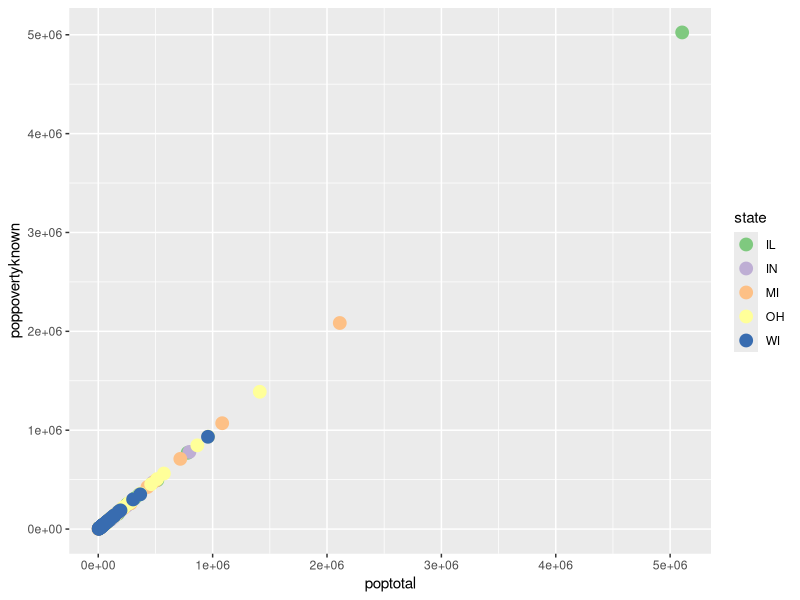

The R script that drew this image:
# ggplot2 comes default
library(ggplot2)

# install RColorBrewer
library(RColorBrewer)

# load midwest data
data("midwest")

# Scatter plot of total population versus known poverty population
ggplot(midwest, aes(x = poptotal, y = poppovertyknown, color = state)) + geom_point(size=4) + scale_color_brewer(palette = 'Accent')
